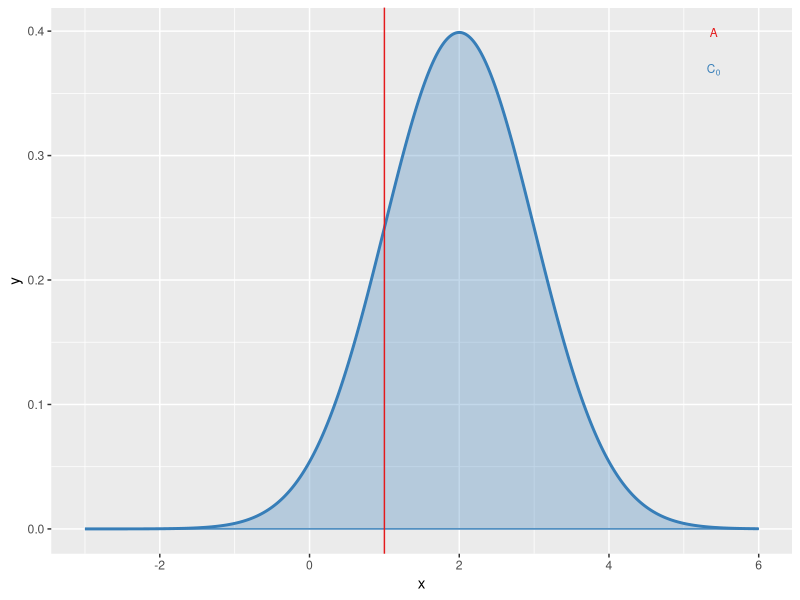
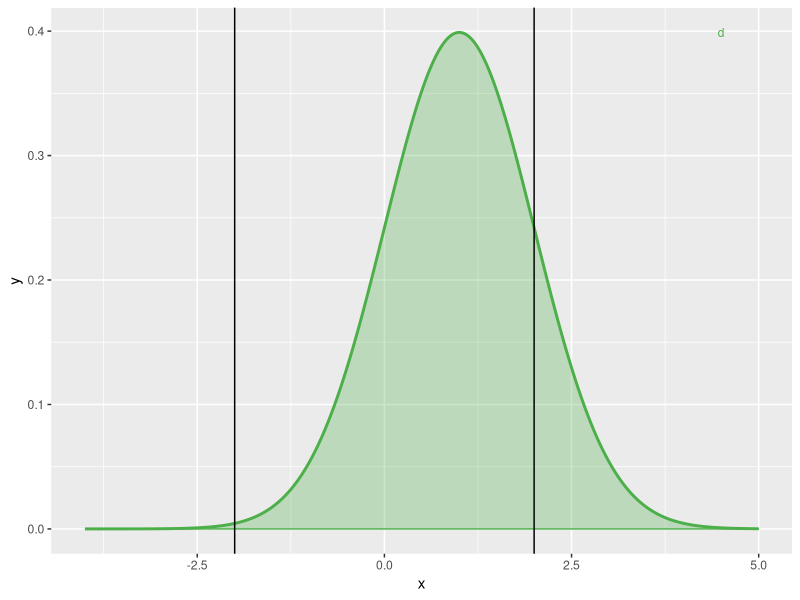
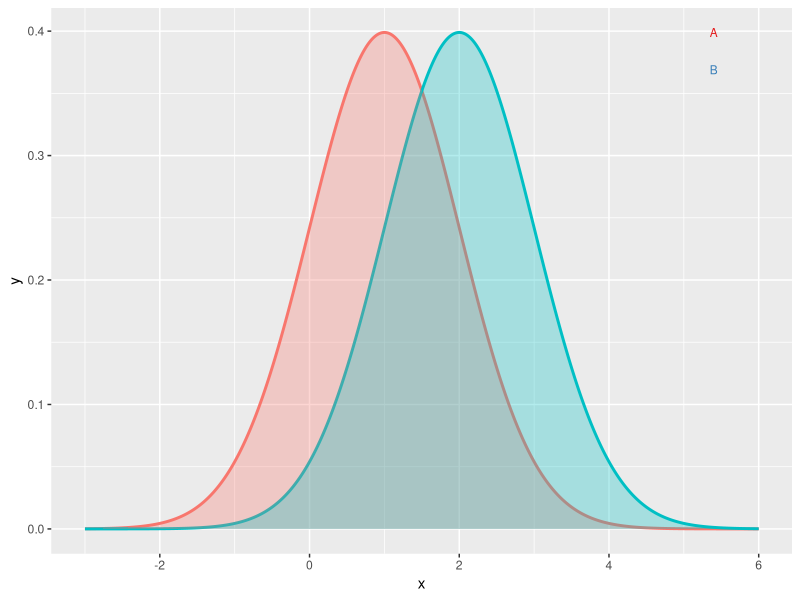
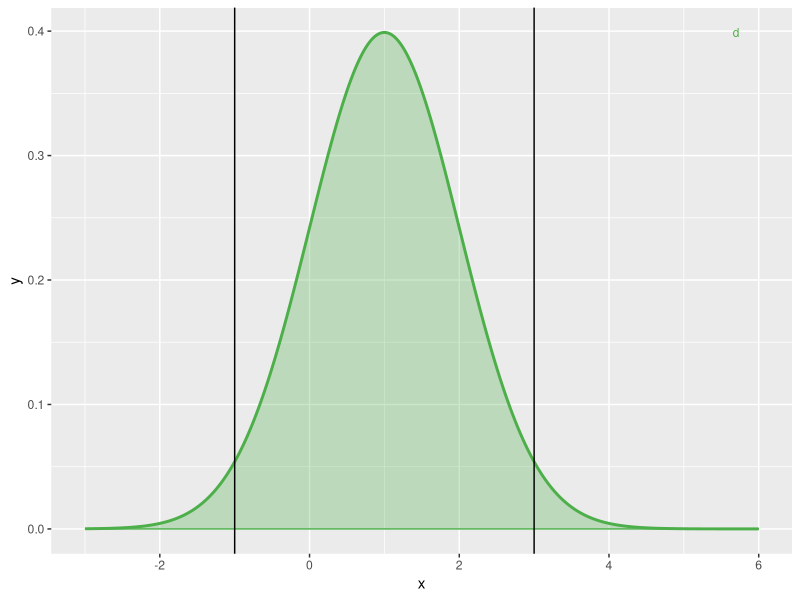
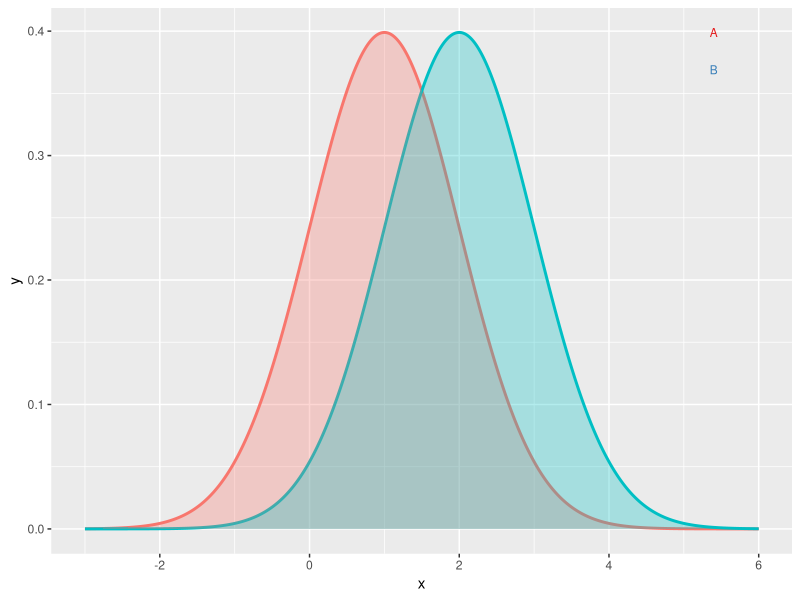

Reproduce these figures in R, in order.

# This script produces a figure defining MAXEL for one-sample and two-sample two-tailed datasets
# Bruce Corliss
# 9/1/2019

# Load packages
library(ggplot2)
library(tibble)
library(RColorBrewer)
library(broom)
library(gridExtra)
library(grid)

library(rlang)

setTimeLimit(cpu = Inf, elapsed = Inf, transient = FALSE)
setSessionTimeLimit(cpu = Inf, elapsed = Inf)

# choose colors for plotting
color_pal = brewer.pal(3, "Set1")

# Initial parameters
nsamples = 15
ngroups = 2
set.seed(0)
dist_text_size=3;
title_font_size=7;
equ_font_size=8;

### Case 1: one-sample
# 1.1 distribution A, B
x <- seq(-3,6,.01)
mu <- 2
sd <- 1
data1_1 = tibble(group=factor("1"), x=x,
         y=smooth.spline(x,dnorm(x, mean = mu, sd = sd, log = FALSE))$y)
C0 <- 1;
p1_1 <- ggplot(data1_1, aes(x = x, y = y, group = group, fill = color_pal[2])) +
  geom_line(size = 1, color = color_pal[2]) + 
  geom_ribbon(data = data1_1, aes(x = x,ymax = y),ymin = 0, alpha=0.3, color = color_pal[2], fill = color_pal[2]) +
  annotate("text",x=max(data1_1$x)*.9, y=c(max(data1_1$y), max(data1_1$y)-.03),
           label = c("A","C[0]"), parse=TRUE,color=color_pal[c(1,2)],
           size = dist_text_size,hjust = c(.5,.5)) + 
  geom_vline(xintercept=C0, color = color_pal[1]) + 
#  annotateText = c("A","C[0]", hjustvar = c(0,0), justvar = c(1,1)) +
#  annotate("text", x = 5, y = 0.4 + 0.02, label = "C[0]",
#           parse=TRUE,color=color_pal[1],size = dist_text_size) +
  theme(plot.title = element_text(hjust = 1,size = title_font_size),legend.position = "none") 


### 1.2: difference with one-sample
data1_2 <- data1_1
data1_2$x <- data1_1$x-C0
p1_2 <- ggplot(data1_2, aes(x = x, y = y, group = group, fill = color_pal[3])) +
  geom_line(size = 1, color = color_pal[3]) + 
  geom_ribbon(data = data1_2, aes(x = x,ymax = y),ymin = 0, alpha=0.3, 
              color = color_pal[3], fill = color_pal[3]) +
  annotate("text",x=max(data1_2$x)*.9, y=max(data1_2$y), label = "d",
           parse=TRUE,color=color_pal[3],size = dist_text_size,hjust = .5) + 
  theme(plot.title = element_text(hjust = 1, size = title_font_size)) +
  geom_vline(xintercept=-2*sd) +
  geom_vline(xintercept=+2*sd)


### Case 2: two sample paired
# 2.1 distribution A, B
x <- seq(-3,6,.01)
mu <- c(1,2)
sd <- c(1,1)
data2_1 = rbind(
  tibble(group=factor("1"), x=x,
         y=smooth.spline(x,dnorm(x, mean = mu[1], sd = 1, log = FALSE))$y),
  tibble(group=("2"), x=x,
         y=smooth.spline(x,dnorm(x, mean = mu[2], sd = 1, log = FALSE))$y))

p2_1 <- ggplot(data2_1, aes(x=x, y=y, group=group, fill=group)) +
  geom_line(size=1,aes(color=group)) + 
  geom_ribbon(data=data2_1, 
              aes(x=x,ymax=y),ymin=0,alpha=0.3) +
  annotate("text",x=max(data2_1$x)*.9, y=c(max(data2_1$y), max(data1_1$y)-.03),
           label = c("A","B"), parse=TRUE,color=color_pal[c(1,2)],
           size = dist_text_size,hjust = c(.5,.5)) + 
  theme(plot.title = element_text(hjust = 1, size = title_font_size),legend.position = "none") 


### 2.2: difference two sample paired
x3_2 <- seq(-3,6,.01)
data2_2 = tibble(group=factor("1"), x=x3_2,
                 y=smooth.spline(x,dnorm(x, mean = mu[2]-mu[1], sd = 1, log = FALSE))$y)
p2_2 <-ggplot(data2_2, aes(x=x, y=y, group=group, fill=group, color=color_pal[3])) +
  geom_line(size=1,color=color_pal[3]) + 
  geom_ribbon(ymax = data2_2$y,aes(ymin=0), alpha = 0.3, fill=color_pal[3],color=color_pal[3]) +
  annotate("text",x=max(data2_2$x)*.95, y=max(data2_2$y), label = "d",
           parse=TRUE,color=color_pal[3],size = dist_text_size,hjust = .5) +
  geom_vline(xintercept=mu[2]-mu[1]-2*sd[1]) +
  geom_vline(xintercept=mu[2]-mu[1]+2*sd[2]) +
  theme(plot.title = element_text(hjust = 1, size = title_font_size)) 

### Case 3: Unpaired two-sample
# 3.1 distribution A, B
x <- seq(-3,6,.01)
mu <- c(1,2)
sd <- c(1,1)
data3_1 = rbind(
  tibble(group=factor("1"), x=x,
         y=smooth.spline(x,dnorm(x, mean = mu[1], sd = 1, log = FALSE))$y),
  tibble(group=("2"), x=x,
         y=smooth.spline(x,dnorm(x, mean = mu[2], sd = 1, log = FALSE))$y))

p3_1 <- ggplot(data3_1, aes(x=x, y=y, group=group, fill=group)) +
  geom_line(size=1,aes(color=group)) + 
  geom_ribbon(data=data3_1, aes(x=x,ymax=y),ymin=0,alpha=0.3) +
  annotate("text",x=max(data3_1$x)*.9, y=c(max(data3_1$y), max(data1_1$y)-.03),
           label = c("A","B"), parse=TRUE,color=color_pal[c(1,2)],
           size = dist_text_size,hjust = c(.5,.5)) +  
  theme(plot.title = element_text(hjust = 1, size = title_font_size),legend.position = "none") 


### 3.2: difference of Unpaired two-sample
x3_2 <- seq(-3,6,.01)
data3_2 = tibble(group=factor("1"), x=x3_2,
                 y=smooth.spline(x,dnorm(x, mean = mu[2]-mu[1], sd = 1, log = FALSE))$y)
p3_2 <-ggplot(data3_2, aes(x=x, y=y, group=group, fill=group, color=color_pal[3])) +
  geom_line(size=1,color=color_pal[3]) + 
  geom_ribbon(ymax = data3_2$y,aes(ymin=0), alpha = 0.3, fill=color_pal[3],color=color_pal[3]) +
  annotate("text",x=max(data3_2$x)*.9, y=max(data3_2$y), label = "d",
           parse=TRUE,color=color_pal[3],size = dist_text_size,hjust = .5) +
  geom_vline(xintercept=mu[2]-mu[1]-2*sd[1]) +
  geom_vline(xintercept=mu[2]-mu[1]+2*sd[2]) +
  theme(plot.title = element_text(hjust = 1, size = 10)) 


### Figure creation
## Assign objects to GROB table
# Column names
gs <- lapply(1:16, function(ii) grobTree(rectGrob(gp = gpar(fill = ii, alpha = 0.5)), textGrob(ii)))
gs[[2]] <- textGrob("Initial Distribution", just = "centre", gp = gpar(fontface = "bold", fontsize = 10))
gs[[3]] <- textGrob("Effect Distribution", just = "centre", gp = gpar(fontface = "bold", fontsize = 10))
gs[[4]] <- textGrob("Equations", just = "centre", gp = gpar(fontface = "bold", fontsize = 10))


# Row Names for figure
gs[[1]] <- textGrob("", rot = 90)
gs[[5]] <- textGrob("1-Sample", rot = 90, just = "centre", gp = gpar(fontface = "bold", fontsize = 10))
gs[[9]] <- textGrob("2-Sample, Paired", rot = 90, just = "centre", gp=gpar(fontface = "bold", fontsize = 10))
gs[[13]] <- textGrob("2-Sample, Unpaired", rot = 90, just = "centre", gp = gpar(fontface = "bold", fontsize = 10))

### Equations for figure %>% 


df_1s <- data.frame(equations = c(
  "A==N(mu[A]==2,sigma[A]==1)",
  "C[0]==1",
  "italic(d) == N(mu[A]-C[0],{sigma^2}[A])",
  "MXL==max*({}~abs({}~italic(bar(x)[1])-beta%+-%1.96~s[1]~{})~{})"
  ))

df_2s_p <- data.frame(equations = c(
  "A==N(mu[A]==1,sigma[A]==1)",
  "B==N(mu[B]==2,sigma[B]==1)",
  "d[i]==x[i,a]-x[i,b]",
  "MXL==max*({}~abs({}~italic(bar(d))%+-%1.96~s[diff]~{})~{})",
  "Rel~MXL==frac(max*({}~abs({}~italic(bar(d))%+-%1.96~s[diff]~{})~{}),min*({}~abs({}~italic(bar(d))%+-%italic(t)[list(0.975,n-1)]~frac(s[diff],sqrt(n))~{})~{}))"
))

df_2s_unp <- data.frame(equations = c(
  "A==N(mu[A]==1,sigma[A]==1)",
  "B==N(mu[B]==1,sigma[B]==1)",
  "d==N(mu[A]-mu[B],sigma[A]^2+sigma[B]^2)",
  "MXL==max*({}~abs({}~italic(bar(d))%+-%1.96~s[diff]~{})~{})",
  "Rel~MXL==frac(max*({}~abs({}~italic(bar(d))%+-%1.96~s[diff]~{})~{}),min*({}~abs({}~italic(bar(d))%+-%italic(t)[list(0.975,n-1)]~frac(s[diff],sqrt(n))~{})~{}))"
))

tt = ttheme_minimal(core=list(fg_params=list(hjust=0,x=0.02,fontsize=10,fontfamily="serif",parse=TRUE)))



# One sample test
a=ggplotGrob(p1_1)
gs[[6]] <- p1_1
gs[[7]] <- p1_2
gs[[8]] <- tableGrob( d = df_1s,rows=NULL, cols=NULL,theme=tt)
# Two sample, paired
gs[[10]] <- p2_1
gs[[11]] <- p2_2
gs[[12]] <- tableGrob( d = df_2s_p,rows=NULL, cols=NULL,theme=tt)
# Two sample, unpaired
gs[[14]] <- p3_1
gs[[15]] <- p3_2
gs[[16]] <- tableGrob( d = df_2s_unp,rows=NULL, cols=NULL,theme=tt)


# Arrange grob obejcts into grid
gt <- arrangeGrob(grobs = gs, layout_matrix = rbind(seq(1,4,1),
                                                    seq(5,8,1),
                                                    seq(9,12,1),
                                                    seq(13,16,1)))

# Add outlines around columna and row names
gt <- gtable::gtable_add_grob(gt, grobs = rectGrob(gp=gpar(fill=NA, lwd=2)), 
                              t = 1, b = 1, l = 2, r = ncol(gt))

gt <- gtable::gtable_add_grob(gt, grobs = rectGrob(gp=gpar(fill=NA, lwd=2)), 
                              t = 2, b = nrow(gt), l = 1, r = 1)

# Change relative height of gtable rows
gt$heights <- unit(c(.04, .32,.32, .32), "npc")
gt$widths <- unit(c(.035, .325, .325, .3), "npc")




gt_pad <- gtable::gtable_add_padding(gt, unit(0, "inch"))




ggsave("figure/figure_1_maxel_definition.pdf", gt_pad, device = "pdf", path = NULL,
       scale = 1, width = 7, height = 7, units = "in",
       dpi = 300, limitsize = TRUE,paper="letter")




# 
# 
# 
# # Table of MAXEL equations
# equ_tbl = data.frame(maxel = c("d == bar(X[A]) + bar(X[B])",
#                                "d == bar(X[A]) + bar(X[B])",
#                                "d == bar(X[A]) + bar(X[B])"), 
#                      rel_maxel = c("d==bar(X[A])+bar(X[B])", 
#                                    "d == bar(X[A]) + bar(X[B])",
#                                    "d == bar(X[A]) + bar(X[B])"))
# colnames(equ_tbl) <- c("MAXEL", "Rel. MAXEL")
# tt <- ttheme_default(core=list(fg_params = list(parse=TRUE)))
# g <- tableGrob(equ_tbl, theme=tt)
# g$heights <- unit(rep(1/nrow(g), nrow(g)), "npc")
# grid.draw(g)
